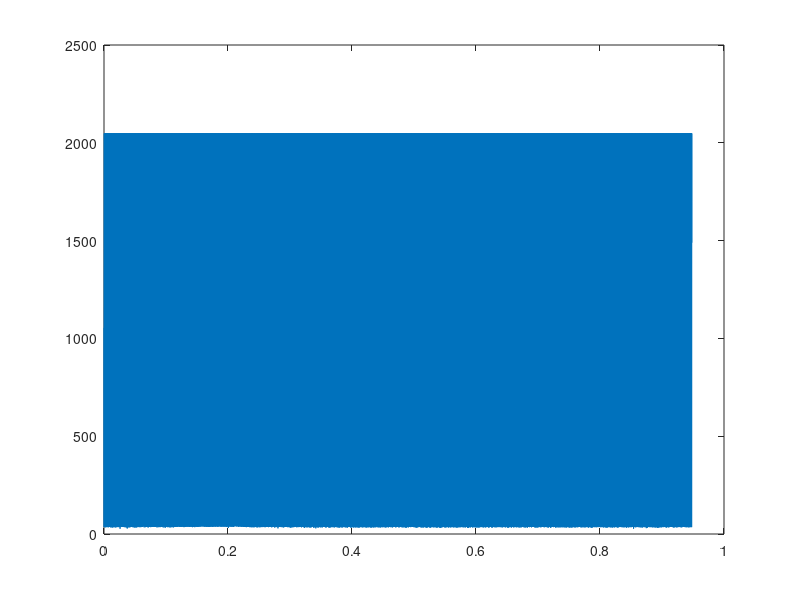

Recreate this plot in MATLAB.
clc;
clear;
close all;

PERIOD = 20e-6;

data = csvread("1khz.csv");
x = (0:(length(data) - 1)) * PERIOD;
plot(x, data);